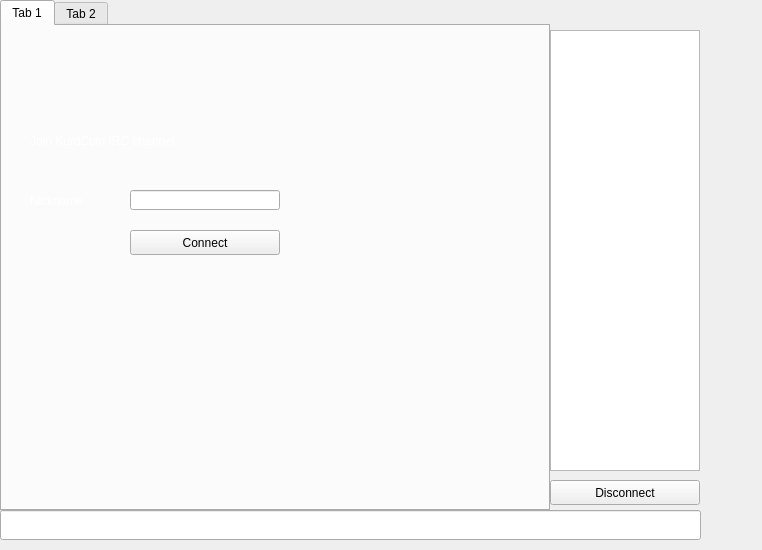
<?xml version="1.0" encoding="UTF-8"?>
<ui version="4.0">
 <class>ChatWindowClass</class>
 <widget class="QWidget" name="ChatWindowClass">
  <property name="geometry">
   <rect>
    <x>0</x>
    <y>0</y>
    <width>762</width>
    <height>550</height>
   </rect>
  </property>
  <property name="minimumSize">
   <size>
    <width>725</width>
    <height>550</height>
   </size>
  </property>
  <property name="styleSheet">
   <string notr="true"/>
  </property>
  <widget class="QWidget" name="widgetLogo" native="true">
   <property name="geometry">
    <rect>
     <x>0</x>
     <y>0</y>
     <width>801</width>
     <height>751</height>
    </rect>
   </property>
   <widget class="QLabel" name="labelLogo">
    <property name="geometry">
     <rect>
      <x>40</x>
      <y>10</y>
      <width>521</width>
      <height>551</height>
     </rect>
    </property>
    <property name="text">
     <string/>
    </property>
    <property name="pixmap">
     <pixmap>:/images/chatLogo</pixmap>
    </property>
   </widget>
   <widget class="QWidget" name="homepage" native="true">
    <property name="geometry">
     <rect>
      <x>0</x>
      <y>0</y>
      <width>761</width>
      <height>551</height>
     </rect>
    </property>
    <widget class="QWidget" name="splitter" native="true">
     <property name="geometry">
      <rect>
       <x>0</x>
       <y>0</y>
       <width>710</width>
       <height>600</height>
      </rect>
     </property>
     <widget class="QTabWidget" name="tab">
      <property name="geometry">
       <rect>
        <x>0</x>
        <y>0</y>
        <width>550</width>
        <height>511</height>
       </rect>
      </property>
      <property name="currentIndex">
       <number>0</number>
      </property>
      <widget class="QWidget" name="chanServ">
       <attribute name="title">
        <string>Tab 1</string>
       </attribute>
      </widget>
      <widget class="QWidget" name="chat">
       <attribute name="title">
        <string>Tab 2</string>
       </attribute>
      </widget>
     </widget>
     <widget class="QLineEdit" name="lineEdit">
      <property name="geometry">
       <rect>
        <x>0</x>
        <y>510</y>
        <width>701</width>
        <height>30</height>
       </rect>
      </property>
     </widget>
     <widget class="QPushButton" name="disconnect">
      <property name="geometry">
       <rect>
        <x>550</x>
        <y>480</y>
        <width>150</width>
        <height>25</height>
       </rect>
      </property>
      <property name="text">
       <string>Disconnect</string>
      </property>
     </widget>
     <widget class="QListView" name="userView">
      <property name="geometry">
       <rect>
        <x>550</x>
        <y>30</y>
        <width>150</width>
        <height>441</height>
       </rect>
      </property>
     </widget>
    </widget>
    <widget class="QWidget" name="connectBox" native="true">
     <property name="geometry">
      <rect>
       <x>10</x>
       <y>10</y>
       <width>566</width>
       <height>600</height>
      </rect>
     </property>
     <widget class="QLabel" name="logoTitle">
      <property name="geometry">
       <rect>
        <x>16</x>
        <y>16</y>
        <width>541</width>
        <height>51</height>
       </rect>
      </property>
      <property name="text">
       <string/>
      </property>
      <property name="pixmap">
       <pixmap>:/images/horLogo</pixmap>
      </property>
     </widget>
     <widget class="QLabel" name="join">
      <property name="geometry">
       <rect>
        <x>20</x>
        <y>110</y>
        <width>391</width>
        <height>41</height>
       </rect>
      </property>
      <property name="styleSheet">
       <string notr="true">font: 14pt &quot;Ubuntu&quot;; color: white;</string>
      </property>
      <property name="text">
       <string>Join KurdCoin IRC channel:</string>
      </property>
     </widget>
     <widget class="QLabel" name="nickname">
      <property name="geometry">
       <rect>
        <x>20</x>
        <y>180</y>
        <width>121</width>
        <height>21</height>
       </rect>
      </property>
      <property name="styleSheet">
       <string notr="true">font: italic 12pt &quot;Ubuntu&quot;; color: white;</string>
      </property>
      <property name="text">
       <string>Nickname</string>
      </property>
     </widget>
     <widget class="QLineEdit" name="editPseudo">
      <property name="geometry">
       <rect>
        <x>120</x>
        <y>180</y>
        <width>150</width>
        <height>20</height>
       </rect>
      </property>
     </widget>
     <widget class="QPushButton" name="buttonConnect">
      <property name="geometry">
       <rect>
        <x>120</x>
        <y>220</y>
        <width>150</width>
        <height>25</height>
       </rect>
      </property>
      <property name="text">
       <string>Connect</string>
      </property>
     </widget>
    </widget>
   </widget>
  </widget>
  <action name="actionQuit">
   <property name="text">
    <string>Quitter</string>
   </property>
   <property name="shortcut">
    <string>Ctrl+Q</string>
   </property>
  </action>
  <action name="actionCloseTab">
   <property name="text">
    <string>Fermer l'onglet</string>
   </property>
  </action>
 </widget>
 <layoutdefault spacing="6" margin="11"/>
 <resources/>
 <connections/>
</ui>
